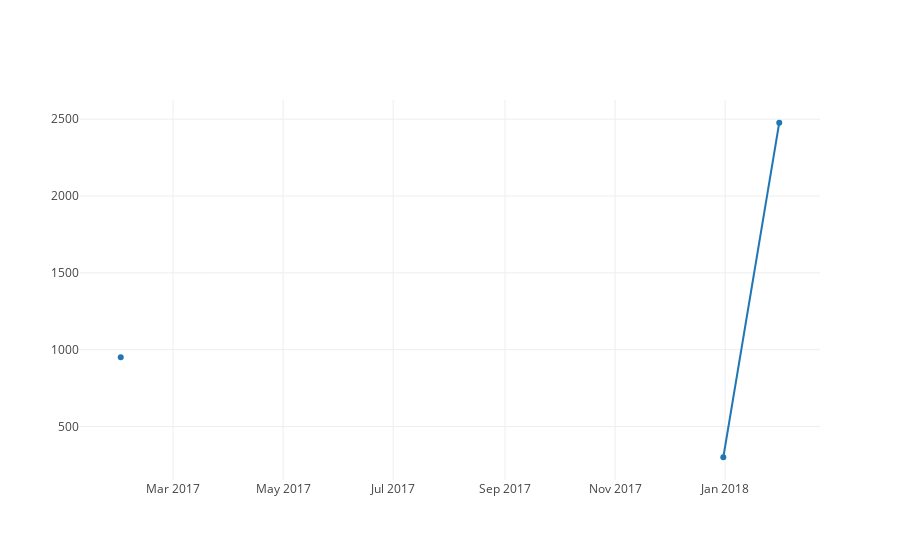

The code cell stored with this chart in its notebook:
### Code cell
cleaned_purchases = purchases[["amount", "description", "purchase_date"]]
cleaned_purchases["purchase_date"] = pd.to_datetime(cleaned_purchases["purchase_date"])
monthly_purchases = cleaned_purchases.resample("M", on="purchase_date").sum()
data = [
    Scatter(
        x=monthly_purchases.index, # assign x as the dataframe column 'x'
        y=monthly_purchases["amount"]
    )
]

layout = Layout(
    title='Cleaning',
    yaxis=dict(title='random distribution'),
    xaxis=dict(title='linspace')
)

fig = Figure(data=data, layout=layout)
iplot(fig)

### Figure 1 — Plotly figure (JSON) as saved in the notebook; plotly's stock layout.template omitted (floating-point values rounded to 4 significant figures)
{"data": [{"type": "scatter", "x": ["2017-01-31", "2017-02-28", "2017-03-31", "2017-04-30", "2017-05-31", "2017-06-30", "2017-07-31", "2017-08-31", "2017-09-30", "2017-10-31", "2017-11-30", "2017-12-31", "2018-01-31"], "y": [951, null, null, null, null, null, null, null, null, null, null, 300, 2477]}], "layout": {}}
